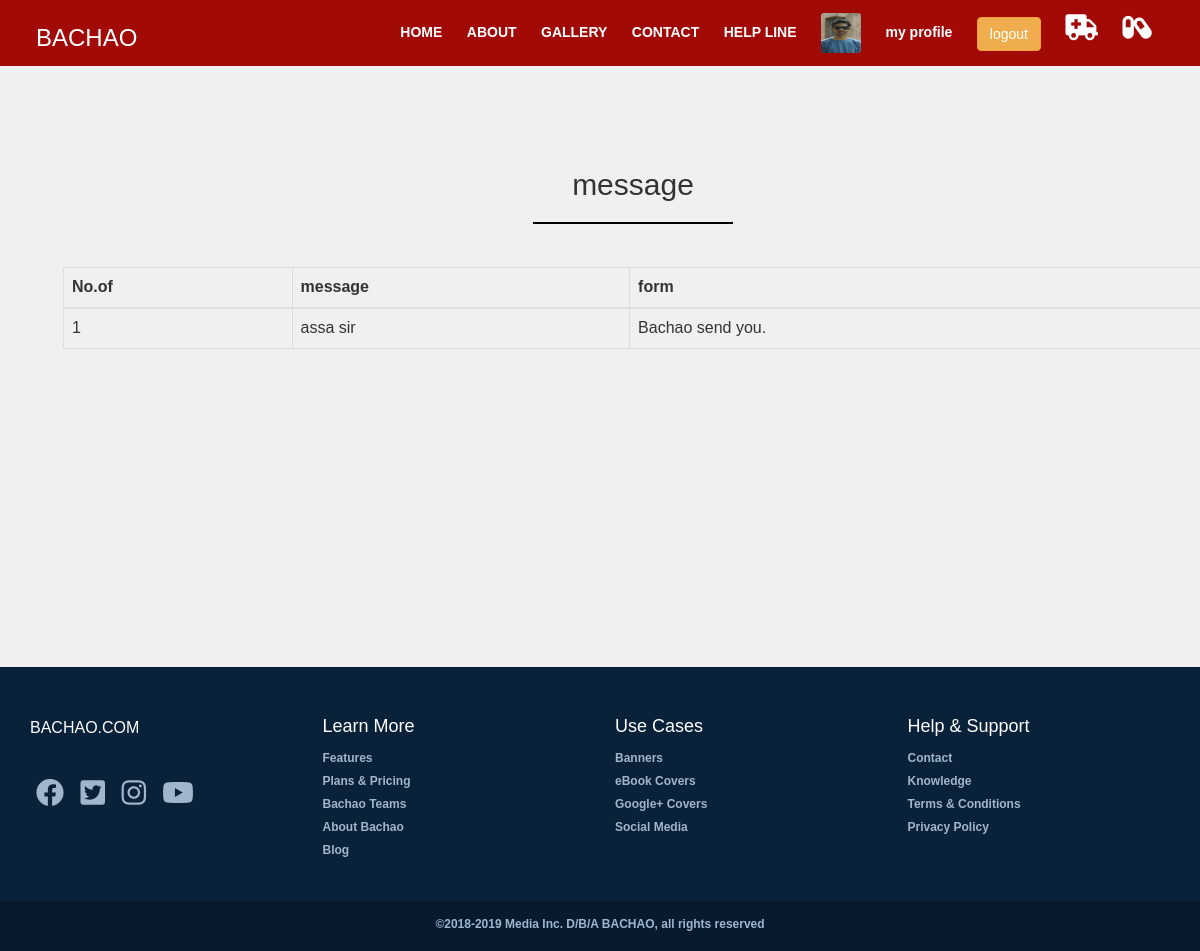
Page /reg_user/view_medi_msg.php (signed in) on the committed database.
### tables this page shows
CREATE TABLE IF NOT EXISTS `registration` (
`reg_id` int(50) NOT NULL,
  `first_name` varchar(50) NOT NULL,
  `last_name` text NOT NULL,
  `address` varchar(50) NOT NULL,
  `city` varchar(50) NOT NULL,
  `state` varchar(50) NOT NULL,
  `zip` int(50) NOT NULL,
  `nid` varchar(200) NOT NULL,
  `age` int(50) NOT NULL,
  `gender` varchar(50) NOT NULL,
  `date` date NOT NULL,
  `phone` varchar(50) NOT NULL,
  `email` varchar(50) NOT NULL,
  `blood` varchar(50) NOT NULL,
  `photo` varchar(50) NOT NULL,
  `pass` varchar(50) NOT NULL,
  `type` int(50) NOT NULL
);

CREATE TABLE IF NOT EXISTS `medi_msg` (
`id_medi_msg` int(50) NOT NULL,
  `medi_msg` varchar(100) NOT NULL,
  `email` varchar(50) NOT NULL
);

### reg_user/view_medi_msg.php (the view)
<?php
include 'reg_header.php';
include 'reg_menu.php';
?>
<div class="contact msg_area">
    <div class="container">
        <div class="row">
            <center><h2>message</h2></center><hr>
            <div class=" contactar col-md-12">
          <br>
          <table class="table-responsive table-bordered table-hover table" >
            <thead>
              <tr>
                  <th>No.of</th>
                  <th>message</th>
                <th>form</th>
              </tr>
            </thead>  <?php
                  $user_email = $_SESSION['email'];
    $i=0;
    $selecta=  mysql_query("SELECT * FROM medi_msg WHERE email='$user_email' ORDER BY id_medi_msg DESC");
    while($fetchmsg = mysql_fetch_array($selecta)){
    $i=$i+1;
                ?>
                <tbody>
                    <tr>
                       <td><?php echo $i;?></td>
                       <td><?php echo $fetchmsg['medi_msg'];?></td>
                       <td>Bachao send you.</td>
                   </tr>
                </tbody> <?php }   ?>
  </table>
            </div>
        </div>
    </div>
</div>
<?php include '../user_footer.php';?>

### reg_user/reg_menu.php (shortened to what this page needs)
<div class="wrapper">
		<header>
			<nav>
			 <?php
    $user_email = $_SESSION['email'];
    $select= mysql_query("SELECT * FROM registration WHERE email='$user_email'");
    $fetch=  mysql_fetch_array($select);
    ?>
				<div class="logo ">
                                    <a href="reg_index.php"><h3 style="color: #fff;">BACHAO</h3></a>
				</div>
				<div class="menu black">
					<ul>
						<li><a href="reg_index.php">HOME</a></li>
						<li><a href="reg_about.php">ABOUT</a></li>
						<li><a href="reg_gallery.php">GALLERY </a></li>
						<li><a href="reg_contact.php">CONTACT</a></li>
                                                <li><a href="help_line.php">HELP LINE</a></li>
                                                <li class="re_img_li"><img class="re_img"  src="../<?php echo $fetch['photo'];?>"></li>
                                                <li><a href="reg_user_profile.php">my profile</a></li>
                                                <li><a href="../logout.php"><button type="button" class="bt btn btn-warning">logout</button></a></li>
                                                <li><a href="view_user_msg.php"><i style="font-size:26px;" class="fa fa-ambulance"></i></a></li>
                                                <li><a href="view_medi_msg.php"><i style="font-size:26px;" class="fas fa-capsules"></i></a></li>
                                        </ul>
				</div>
			</nav>
		</header>
	</div>

### style.css (style rules this page uses)
html,body { margin:0; padding: 0; width: 100%; }
body { height: 100vh; background: #f0f0f0; font-size: 16PX; font-family:proxima-nova,sans-serif; display: table; }
.msg_area { margin-bottom: 250px; }
.contact { margin-top: 100px; padding: 4%; }
.contact hr { height: 2px; color: #000; background-color: #000; width: 200px; }
header { width:100%; height:10vh; background-size:cover; }
.wrapper { width:100%; height:0vh; background: url() no-repeat 50% 10%; background-size:cover; }
.logo { position: fixed; float: left; margin: -20px 36px; color: #f6f7fb; font-weight: bold; font-size: 24px; padding: 25px 0px; }
nav { position:fixed; width:100%; z-index: 20; }
nav ul { list-style:none; background:#A20A08; overflow:hidden; color:#fff; padding:8px; text-align:center; padding-left: 30%; transition:0.3s; }
nav ul li { display:inline-block; right: 0; padding: 5px 10px; }
nav ul li a { text-decoration:none; color:#fff; font-size:14px; font-weight: bold; }

### reg_user/reg_menu.php (style rules this page uses)
.re_img { height: 40px; width: 40px; border-radius: 3px; }

### rows in the picture
registration: photo (picture)
medi_msg: medi_msg "assa sir"
